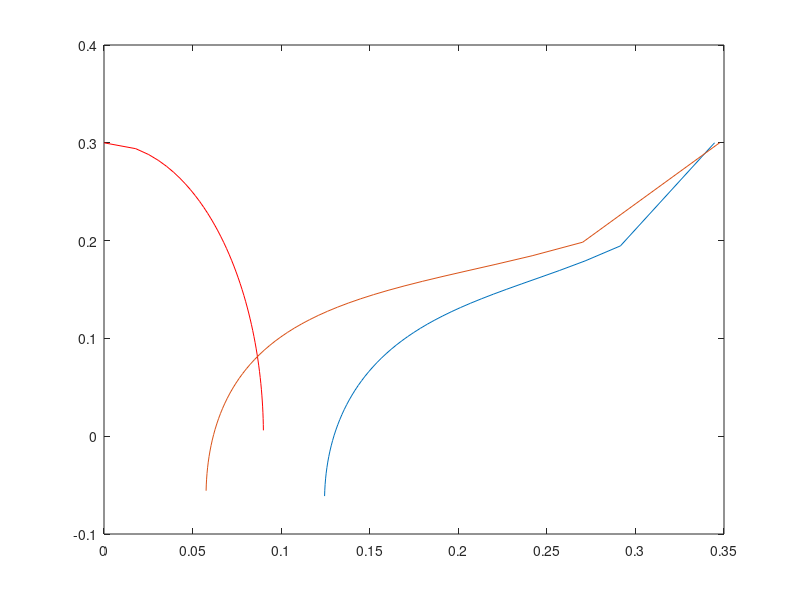

Write the MATLAB code that produced this figure.
clear; clc;

M1 = 1.9;
R = 0.3;
T1 = 300.0;
T2 = 3000.0;
N = 50;
time = 0.5;
maxCalcs = 50;
calc_step = 1;
arr_xi = zeros(maxCalcs);
arr_yi = zeros(maxCalcs);
arr_Xi2 = zeros(maxCalcs);
arr_Yi2 = zeros(maxCalcs);
arr_Xi3 = zeros(maxCalcs);
arr_Yi3 = zeros(maxCalcs);

for i = 1:maxCalcs
    yi = i * R / N;
    arr_yi(i) = yi;

    xi = R * sqrt((R ^ 2) - (yi ^ 2));
    arr_xi(i) = xi

    alpha = acos(1 - (xi / R));
    M1n = cos(alpha) * (1 - (xi / R));
    x = M1n;
    M2n = 0.0013707729340115783 + 2.921534777588217 * M1n - ...
        4.621262346264438 * M1n ^ 2 + 4.249722375287607 * x ^ 3 - ...
        1.8699297117154714 * M1n ^ 4 + 0.3123011824283489 * M1n ^ 5;
    ratio1 = ((yi / R) ^ 2) + 10 * ((1 - xi / R) ^ 2) * ((M2n / M1n) ^ 2);
    ratio2 = sqrt(ratio1);
    xii = R - xi;
    gamma = alpha - atan(0.3162 * (M2n / M1n)) * tan(alpha);
    arr_Xi2(i) = (ratio2 * cos(gamma) - 1) * (time * R - xi);
    arr_Yi2(i) = yi - ratio2 * (time * R - xi) * sin(gamma);

    ratio13 = ((yi / R) ^ 2) + 10 * ((1 - xi / R) ^ 2);
    ratio23 = sqrt(ratio13);
    gamma1 = alpha - atan(0.3162 * tan(alpha));

    arr_Xi3(i) = (ratio23 * cos(gamma1) - 1) * (time * R - xi);
    arr_Yi3(i) = yi - ratio23 * (time * R - xi) * sin(gamma1);
end

plot(arr_xi, arr_yi, 'r');
hold on;
plot(arr_Xi2, arr_Yi2);
hold on;
plot(arr_Xi3, arr_Yi3);
hold on;
